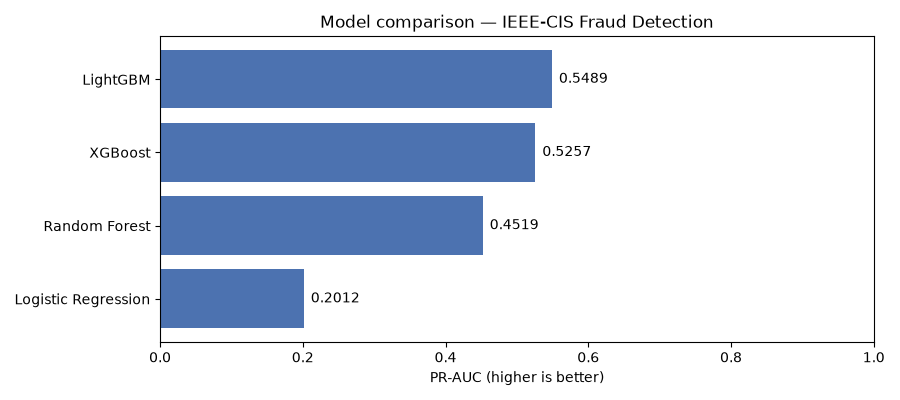

Reproduce this figure in Python.
"""
IEEE-CIS Fraud Detection — Model Comparison
=============================================

Trains several different model types on the EXACT SAME preprocessed data
and temporal split as ieee_cis_pipeline.py, so the comparison is fair —
same features, same train/validation split, same evaluation metric.

Models compared:
  1. Logistic Regression  — simple linear baseline
  2. Random Forest        — bagged trees, no boosting
  3. XGBoost               — gradient boosting, different implementation than LightGBM
  4. LightGBM              — the baseline model from ieee_cis_pipeline.py
  5. Neural Network (MLP)  — PyTorch feed-forward net trained with backpropagation
  6. Extra Trees           — like Random Forest, with extra randomness in the splits
  7. HistGradientBoosting  — scikit-learn's LightGBM-style boosting
  8. CatBoost              — boosting with native categorical handling
  9. Isolation Forest      — UNSUPERVISED anomaly detection (never sees fraud labels)

SETUP:
  pip install scikit-learn xgboost lightgbm matplotlib torch catboost

USAGE:
  python model_comparison.py --data_dir ./data

Reuses load_data(), engineer_features(), encode_categoricals(), and
temporal_split() directly from ieee_cis_pipeline.py — no duplicated logic,
so if you update preprocessing there, this script stays in sync.
"""

import argparse
import time

import numpy as np
import pandas as pd
import matplotlib.pyplot as plt
from sklearn.linear_model import LogisticRegression
from sklearn.ensemble import (
    ExtraTreesClassifier,
    HistGradientBoostingClassifier,
    IsolationForest,
    RandomForestClassifier,
)
from sklearn.metrics import average_precision_score, roc_auc_score
from sklearn.preprocessing import StandardScaler
import xgboost as xgb
import lightgbm as lgb

from ieee_cis_pipeline import (
    load_data,
    engineer_features,
    encode_categoricals,
    temporal_split,
)


def prepare_data(data_dir: str):
    """Runs the same preprocessing pipeline as ieee_cis_pipeline.py."""
    train, test = load_data(data_dir)
    train = engineer_features(train)
    test = engineer_features(test)
    train, test, cat_cols = encode_categoricals(train, test)

    drop_cols = ["TransactionID", "isFraud", "TransactionDT", "card_addr_id"]
    feature_cols = [c for c in train.columns if c not in drop_cols]

    train_split, val_split = temporal_split(train)
    return train_split, val_split, feature_cols, cat_cols


def evaluate_model(name, y_true, preds, train_seconds):
    roc_auc = roc_auc_score(y_true, preds)
    pr_auc = average_precision_score(y_true, preds)
    print(
        f"{name:20s}  PR-AUC: {pr_auc:.4f}   ROC-AUC: {roc_auc:.4f}   train time: {train_seconds:.1f}s"
    )
    return {
        "model": name,
        "pr_auc": pr_auc,
        "roc_auc": roc_auc,
        "train_seconds": train_seconds,
    }


# ---------------------------------------------------------------------
# Model 1: Logistic Regression
# ---------------------------------------------------------------------
def run_logistic_regression(train_split, val_split, feature_cols):
    # Linear models need scaled features and can't handle NaNs directly —
    # unlike the tree models, which are why we didn't bother with this
    # for the LightGBM baseline.
    X_train = train_split[feature_cols].fillna(-999)
    X_val = val_split[feature_cols].fillna(-999)

    scaler = StandardScaler()
    X_train_scaled = scaler.fit_transform(X_train)
    X_val_scaled = scaler.transform(X_val)

    fraud_rate = train_split["isFraud"].mean()
    model = LogisticRegression(
        max_iter=1000,
        class_weight="balanced",  # logistic regression's equivalent of scale_pos_weight
        n_jobs=-1,
    )

    start = time.time()
    model.fit(X_train_scaled, train_split["isFraud"])
    elapsed = time.time() - start

    preds = model.predict_proba(X_val_scaled)[:, 1]
    return evaluate_model("Logistic Regression", val_split["isFraud"], preds, elapsed)


# ---------------------------------------------------------------------
# Model 2: Random Forest
# ---------------------------------------------------------------------
def run_random_forest(train_split, val_split, feature_cols):
    X_train = train_split[feature_cols].fillna(-999)
    X_val = val_split[feature_cols].fillna(-999)

    model = RandomForestClassifier(
        n_estimators=200,
        max_depth=12,
        class_weight="balanced",
        n_jobs=-1,
        random_state=42,
    )

    start = time.time()
    model.fit(X_train, train_split["isFraud"])
    elapsed = time.time() - start

    preds = model.predict_proba(X_val)[:, 1]
    return evaluate_model("Random Forest", val_split["isFraud"], preds, elapsed)


# ---------------------------------------------------------------------
# Model 3: XGBoost
# ---------------------------------------------------------------------
def run_xgboost(train_split, val_split, feature_cols):
    X_train = train_split[feature_cols].fillna(-999)
    X_val = val_split[feature_cols].fillna(-999)

    fraud_rate = train_split["isFraud"].mean()
    scale_pos_weight = (1 - fraud_rate) / fraud_rate

    model = xgb.XGBClassifier(
        n_estimators=500,
        max_depth=6,
        learning_rate=0.05,
        scale_pos_weight=scale_pos_weight,
        subsample=0.8,
        colsample_bytree=0.8,
        eval_metric="aucpr",
        early_stopping_rounds=50,
        n_jobs=-1,
        random_state=42,
    )

    start = time.time()
    model.fit(
        X_train,
        train_split["isFraud"],
        eval_set=[(X_val, val_split["isFraud"])],
        verbose=False,
    )
    elapsed = time.time() - start

    preds = model.predict_proba(X_val)[:, 1]
    return evaluate_model("XGBoost", val_split["isFraud"], preds, elapsed)


# ---------------------------------------------------------------------
# Model 4: LightGBM (same as the ieee_cis_pipeline.py baseline)
# ---------------------------------------------------------------------
def run_lightgbm(train_split, val_split, feature_cols, cat_cols):
    train_set = lgb.Dataset(
        train_split[feature_cols],
        label=train_split["isFraud"],
        categorical_feature=[c for c in cat_cols if c in feature_cols],
    )
    val_set = lgb.Dataset(
        val_split[feature_cols],
        label=val_split["isFraud"],
        categorical_feature=[c for c in cat_cols if c in feature_cols],
        reference=train_set,
    )

    fraud_rate = train_split["isFraud"].mean()
    scale_pos_weight = (1 - fraud_rate) / fraud_rate

    params = {
        "objective": "binary",
        "metric": "auc",
        "boosting_type": "gbdt",
        "learning_rate": 0.05,
        "num_leaves": 128,
        "scale_pos_weight": scale_pos_weight,
        "feature_fraction": 0.8,
        "bagging_fraction": 0.8,
        "bagging_freq": 5,
        "verbose": -1,
    }

    start = time.time()
    model = lgb.train(
        params,
        train_set,
        num_boost_round=2000,
        valid_sets=[val_set],
        callbacks=[lgb.early_stopping(100), lgb.log_evaluation(0)],
    )
    elapsed = time.time() - start

    preds = model.predict(val_split[feature_cols])
    return evaluate_model("LightGBM", val_split["isFraud"], preds, elapsed)


# ---------------------------------------------------------------------
# Model 5: Neural Network (MLP) trained with backpropagation
# ---------------------------------------------------------------------
def run_neural_network(train_split, val_split, feature_cols):
    import torch
    import torch.nn as nn

    torch.manual_seed(42)
    np.random.seed(42)

    device = (
        "cuda"
        if torch.cuda.is_available()
        else "mps"
        if torch.backends.mps.is_available()
        else "cpu"
    )
    print(f"Neural network training on device: {device}")

    # --- Preprocessing: neural nets need clean, scaled numeric input ---
    # Trees split on thresholds, so raw scale and NaNs don't bother them.
    # A neural net multiplies inputs by weights, so unscaled columns
    # (e.g. TransactionAmt in the thousands next to 0/1 flags) would
    # dominate training and NaNs would poison every gradient.
    medians = train_split[feature_cols].median()
    X_train = train_split[feature_cols].fillna(medians).fillna(0)
    X_val = val_split[feature_cols].fillna(medians).fillna(0)

    scaler = StandardScaler()
    # Clip after scaling so a few extreme outliers can't blow up the gradients
    X_train = np.clip(scaler.fit_transform(X_train), -5, 5).astype(np.float32)
    X_val = np.clip(scaler.transform(X_val), -5, 5).astype(np.float32)

    y_train = train_split["isFraud"].values.astype(np.float32)
    y_val = val_split["isFraud"].values

    X_train_t = torch.from_numpy(X_train)
    y_train_t = torch.from_numpy(y_train)
    X_val_t = torch.from_numpy(X_val)
    n_features = X_train.shape[1]

    # --- Architecture: input -> 256 -> 128 -> 1 (one raw score, "logit") ---
    model = nn.Sequential(
        nn.Linear(n_features, 256),
        nn.ReLU(),
        nn.Dropout(0.3),
        nn.Linear(256, 128),
        nn.ReLU(),
        nn.Dropout(0.3),
        nn.Linear(128, 1),
    ).to(device)

    # Class imbalance: the neural-net equivalent of scale_pos_weight.
    # A missed fraud case contributes ~28x more loss than a false alarm.
    fraud_rate = y_train.mean()
    pos_weight = torch.tensor([(1 - fraud_rate) / fraud_rate], device=device)
    criterion = nn.BCEWithLogitsLoss(pos_weight=pos_weight)
    optimizer = torch.optim.Adam(model.parameters(), lr=1e-3, weight_decay=1e-5)

    def predict(X_t):
        model.eval()
        outputs = []
        with torch.no_grad():
            for i in range(0, len(X_t), 8192):
                xb = X_t[i : i + 8192].to(device)
                outputs.append(torch.sigmoid(model(xb)).cpu().numpy().ravel())
        return np.concatenate(outputs)

    batch_size = 2048
    max_epochs = 30
    patience = 4
    best_pr_auc, best_state, epochs_without_improvement = -1.0, None, 0
    n_rows = len(X_train_t)

    start = time.time()
    for epoch in range(1, max_epochs + 1):
        model.train()
        permutation = torch.randperm(n_rows)
        running_loss = 0.0

        for i in range(0, n_rows, batch_size):
            idx = permutation[i : i + batch_size]
            xb = X_train_t[idx].to(device)
            yb = y_train_t[idx].to(device)

            # ---- one training step: this is where backpropagation happens ----
            optimizer.zero_grad()  # 1. clear gradients from the last step
            logits = model(xb).squeeze(1)  # 2. FORWARD pass: inputs -> raw scores
            loss = criterion(logits, yb)  # 3. how wrong were the scores?
            loss.backward()  # 4. BACKPROP: chain rule computes d(loss)/d(weight)
            #    for every weight, from output layer back to input
            optimizer.step()  # 5. Adam nudges each weight against its gradient
            # ------------------------------------------------------------------

            running_loss += loss.item() * len(idx)

        val_preds = predict(X_val_t)
        val_pr_auc = average_precision_score(y_val, val_preds)
        print(
            f"  epoch {epoch:2d}  train loss: {running_loss / n_rows:.4f}  val PR-AUC: {val_pr_auc:.4f}"
        )

        # Early stopping: keep the best epoch, stop once it hasn't improved for `patience` epochs
        if val_pr_auc > best_pr_auc:
            best_pr_auc = val_pr_auc
            best_state = {
                k: v.detach().cpu().clone() for k, v in model.state_dict().items()
            }
            epochs_without_improvement = 0
        else:
            epochs_without_improvement += 1
            if epochs_without_improvement >= patience:
                print(f"  early stopping at epoch {epoch}")
                break

    elapsed = time.time() - start
    model.load_state_dict(best_state)
    preds = predict(X_val_t)
    return evaluate_model("Neural Network (MLP)", y_val, preds, elapsed)


# ---------------------------------------------------------------------
# Model 6: Extra Trees
# ---------------------------------------------------------------------
def run_extra_trees(train_split, val_split, feature_cols):
    X_train = train_split[feature_cols].fillna(-999)
    X_val = val_split[feature_cols].fillna(-999)

    # Same setup as Random Forest, but each split threshold is chosen at
    # random instead of searched for, which makes training faster and the
    # ensemble less prone to overfitting noisy features.
    model = ExtraTreesClassifier(
        n_estimators=200,
        max_depth=12,
        class_weight="balanced",
        n_jobs=-1,
        random_state=42,
    )

    start = time.time()
    model.fit(X_train, train_split["isFraud"])
    elapsed = time.time() - start

    preds = model.predict_proba(X_val)[:, 1]
    return evaluate_model("Extra Trees", val_split["isFraud"], preds, elapsed)


# ---------------------------------------------------------------------
# Model 7: HistGradientBoosting (scikit-learn)
# ---------------------------------------------------------------------
def run_hist_gradient_boosting(train_split, val_split, feature_cols):
    # Handles NaN natively, so no fillna needed. Categorical columns are
    # treated as ordinary numeric codes here.
    X_train = train_split[feature_cols]
    X_val = val_split[feature_cols]

    # Fixed number of rounds instead of scikit-learn's built-in early
    # stopping, because that carves out a RANDOM validation slice of the
    # training data, which would undo the temporal-split discipline.
    model = HistGradientBoostingClassifier(
        max_iter=300,
        learning_rate=0.05,
        max_leaf_nodes=64,
        class_weight="balanced",
        early_stopping=False,
        random_state=42,
    )

    start = time.time()
    model.fit(X_train, train_split["isFraud"])
    elapsed = time.time() - start

    preds = model.predict_proba(X_val)[:, 1]
    return evaluate_model("HistGradientBoosting", val_split["isFraud"], preds, elapsed)


# ---------------------------------------------------------------------
# Model 8: CatBoost
# ---------------------------------------------------------------------
def run_catboost(train_split, val_split, feature_cols, cat_cols):
    from catboost import CatBoostClassifier, Pool

    cat_in_features = [c for c in cat_cols if c in feature_cols]

    # CatBoost treats these columns as true categories (using ordered
    # target statistics) instead of as ordered numbers. They must be
    # integer or string typed, which our label-encoded codes are.
    X_train = train_split[feature_cols].copy()
    X_val = val_split[feature_cols].copy()
    for c in cat_in_features:
        X_train[c] = X_train[c].astype(int)
        X_val[c] = X_val[c].astype(int)

    train_pool = Pool(X_train, train_split["isFraud"], cat_features=cat_in_features)
    val_pool = Pool(X_val, val_split["isFraud"], cat_features=cat_in_features)

    model = CatBoostClassifier(
        iterations=800,
        learning_rate=0.05,
        depth=6,
        auto_class_weights="Balanced",
        eval_metric="AUC",
        early_stopping_rounds=100,
        thread_count=-1,
        random_seed=42,
        verbose=0,
    )

    start = time.time()
    model.fit(train_pool, eval_set=val_pool)
    elapsed = time.time() - start

    preds = model.predict_proba(val_pool)[:, 1]
    return evaluate_model("CatBoost", val_split["isFraud"], preds, elapsed)


# ---------------------------------------------------------------------
# Model 9: Isolation Forest (unsupervised)
# ---------------------------------------------------------------------
def run_isolation_forest(train_split, val_split, feature_cols):
    X_train = train_split[feature_cols].fillna(-999)
    X_val = val_split[feature_cols].fillna(-999)

    # Fit WITHOUT labels: it learns what "normal" looks like and scores
    # how easily each transaction can be isolated from the rest. Fraud
    # is expected to be easier to isolate, but only if it looks unusual.
    model = IsolationForest(
        n_estimators=200,
        max_samples=256,
        n_jobs=-1,
        random_state=42,
    )

    start = time.time()
    model.fit(X_train)
    elapsed = time.time() - start

    # score_samples returns higher = more normal, so negate it. These are
    # anomaly scores, not probabilities, but PR-AUC and ROC-AUC only need
    # a ranking, so they can be compared with the supervised models.
    scores = -model.score_samples(X_val)
    return evaluate_model("Isolation Forest", val_split["isFraud"], scores, elapsed)


# ---------------------------------------------------------------------
# Comparison chart
# ---------------------------------------------------------------------
def plot_comparison(results: list):
    df = pd.DataFrame(results).sort_values("pr_auc", ascending=True)

    fig, ax = plt.subplots(figsize=(9, max(5, 0.6 * len(df))))
    bars = ax.barh(df["model"], df["pr_auc"], color="#4C72B0")
    ax.set_xlabel("PR-AUC (higher is better)")
    ax.set_title("Model comparison — IEEE-CIS Fraud Detection")
    ax.set_xlim(0, 1)

    for bar, val in zip(bars, df["pr_auc"]):
        ax.text(
            val + 0.01, bar.get_y() + bar.get_height() / 2, f"{val:.4f}", va="center"
        )

    plt.tight_layout()
    plt.savefig("model_comparison.png")
    plt.close()
    print("\nSaved model_comparison.png")


# ---------------------------------------------------------------------
# MAIN
# ---------------------------------------------------------------------
def main(data_dir: str):
    print("Preparing data (shared across all models)...\n")
    train_split, val_split, feature_cols, cat_cols = prepare_data(data_dir)

    results = []
    print("\nTraining models...\n")
    results.append(run_logistic_regression(train_split, val_split, feature_cols))
    results.append(run_random_forest(train_split, val_split, feature_cols))
    results.append(run_xgboost(train_split, val_split, feature_cols))
    results.append(run_lightgbm(train_split, val_split, feature_cols, cat_cols))
    try:
        results.append(run_neural_network(train_split, val_split, feature_cols))
    except ImportError:
        print("Skipping neural network: PyTorch not installed (pip install torch)")

    results.append(run_extra_trees(train_split, val_split, feature_cols))
    results.append(run_hist_gradient_boosting(train_split, val_split, feature_cols))
    try:
        results.append(run_catboost(train_split, val_split, feature_cols, cat_cols))
    except ImportError:
        print("Skipping CatBoost: not installed (pip install catboost)")
    results.append(run_isolation_forest(train_split, val_split, feature_cols))

    results_df = pd.DataFrame(results).sort_values("pr_auc", ascending=False)
    print("\n=== Final comparison (sorted by PR-AUC) ===")
    print(results_df.to_string(index=False))

    results_df.to_csv("model_comparison_results.csv", index=False)
    print("\nSaved model_comparison_results.csv")

    plot_comparison(results)


if __name__ == "__main__":
    parser = argparse.ArgumentParser()
    parser.add_argument("--data_dir", type=str, default="./data")
    args = parser.parse_args()
    main(args.data_dir)
